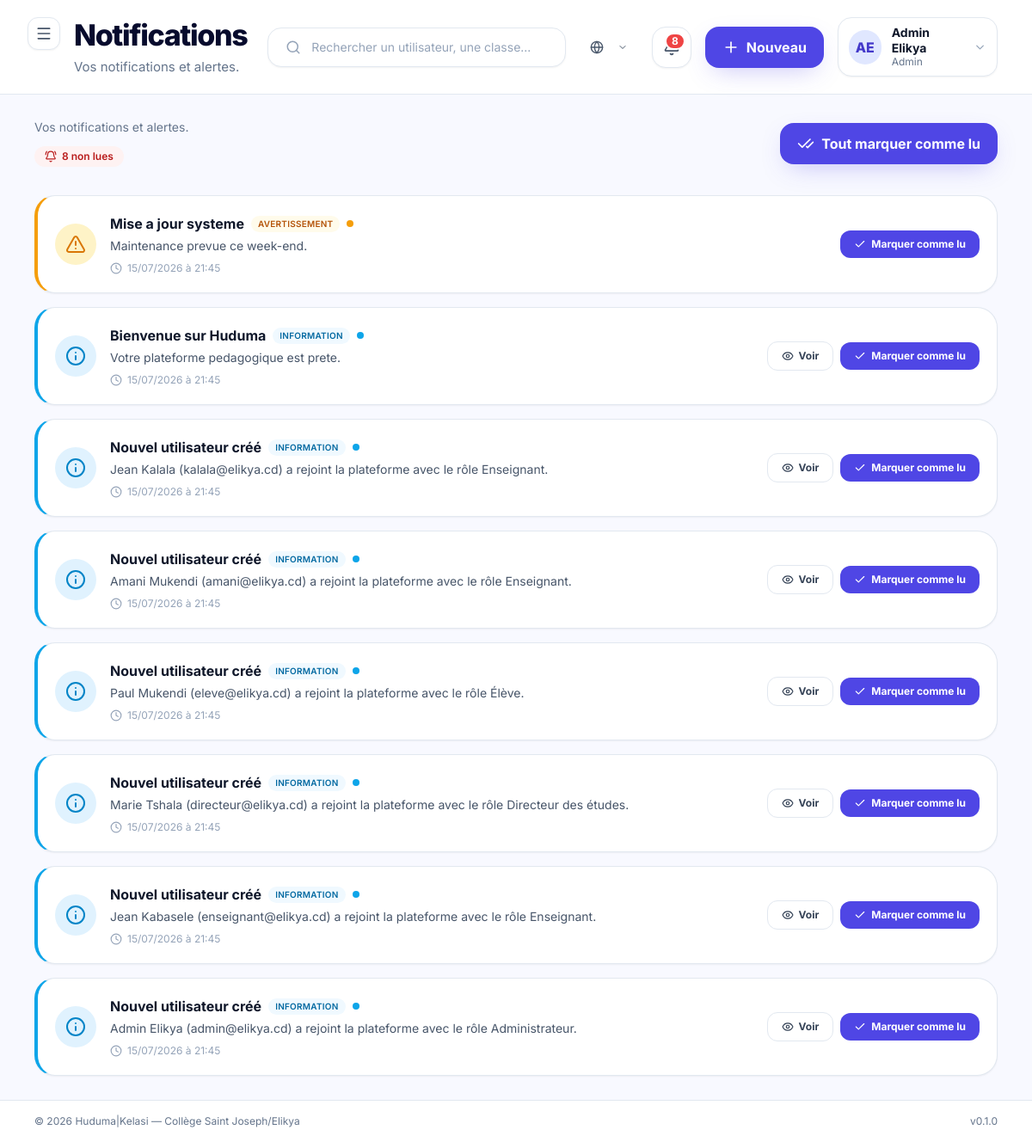
/notifications/ (signed in), run on the app's committed database.
### apps/accounts/models.py (models this page shows, shortened)
class User(AbstractBaseUser, PermissionsMixin, BaseModel):
    email = models.EmailField(
        unique=True,
        verbose_name=_("Email"),
        help_text=_("Adresse email utilisée comme identifiant de connexion."),
    )
    first_name = models.CharField(
        max_length=80,
        verbose_name=_("Prénom"),
    )
    last_name = models.CharField(
        max_length=80,
        verbose_name=_("Nom"),
    )
    role = models.CharField(
        max_length=30,
        choices=UserRole.choices,
        default=UserRole.ELEVE,
        verbose_name=_("Rôle"),
        help_text=_("Rôle de l'utilisateur dans la plateforme."),
    )
    phone = models.CharField(
        max_length=30,
        blank=True,
        default="",
        verbose_name=_("Téléphone"),
    )
    avatar = models.ImageField(
        upload_to="avatars/",
        blank=True,
        null=True,
        verbose_name=_("Avatar"),
    )
    is_active = models.BooleanField(
        default=True,
        verbose_name=_("Actif"),
    )
    is_staff = models.BooleanField(
        default=False,
        verbose_name=_("Accès admin Django"),
    )
    date_joined = models.DateTimeField(
        auto_now_add=True,
        verbose_name=_("Date d'inscription"),
    )
    USERNAME_FIELD = "email"
    REQUIRED_FIELDS = ["first_name", "last_name"]
    objects = UserManager()
    class Meta:
        verbose_name = _("Utilisateur")
        verbose_name_plural = _("Utilisateurs")
        ordering = ["last_name", "first_name"]
        indexes = [
            models.Index(fields=["role"]),
            models.Index(fields=["is_active"]),
        ]
    @property
    def full_name(self) -> str:
        return f"{self.first_name} {self.last_name}".strip()
    @property
    def short_label(self) -> str:
        return ROLE_SHORT_LABELS.get(self.role, self.role)
    @property
    def initials(self) -> str:
        first = (self.first_name or "").strip()
        last = (self.last_name or "").strip()
        if first and last:
            return f"{first[0]}{last[0]}".upper()
        if first:
            return first[0].upper()
        if self.email:
            return self.email[0].upper()
        return "?"

### apps/notifications/models.py (models this page shows, shortened)
class Notification(BaseModel):
    destinataire = models.ForeignKey(
        "accounts.User",
        on_delete=models.CASCADE,
        related_name="notifications",
        verbose_name=_("Destinataire"),
    )
    titre = models.CharField(max_length=200, verbose_name=_("Titre"))
    message = models.TextField(verbose_name=_("Message"))
    niveau = models.CharField(
        max_length=20,
        choices=NotificationLevel.choices,
        default=NotificationLevel.INFO,
        verbose_name=_("Niveau"),
    )
    lu = models.BooleanField(
        default=False,
        verbose_name=_("Lu"),
    )
    url = models.CharField(
        max_length=500,
        blank=True,
        default="",
        verbose_name=_("URL d'action"),
        help_text=_("URL vers laquelle rediriger au clic"),
    )
    class Meta:
        verbose_name = _("Notification")
        verbose_name_plural = _("Notifications")
        ordering = ["-created_at"]
    @property
    def couleur(self):
        return {
            NotificationLevel.INFO: "sky",
            NotificationLevel.SUCCESS: "emerald",
            NotificationLevel.WARNING: "amber",
            NotificationLevel.ERROR: "red",
        }.get(self.niveau, "slate")
    @property
    def icon(self):
        return {
            NotificationLevel.INFO: "info",
            NotificationLevel.SUCCESS: "check-circle",
            NotificationLevel.WARNING: "alert-triangle",
            NotificationLevel.ERROR: "x-circle",
        }.get(self.niveau, "bell")

### apps/notifications/views.py (the view)
# urls.py: path("", NotificationListView.as_view(), name="list"),
class NotificationListView(RoleRequiredMixin, ListView):
    model = Notification
    template_name = "pages/notifications/index.html"
    context_object_name = "notifications"
    allowed_roles = [UserRole.ADMIN, UserRole.ENSEIGNANT, UserRole.DIRECTEUR_ETUDES, UserRole.ELEVE]
    def get_queryset(self):
        return Notification.objects.filter(destinataire=self.request.user).order_by("-created_at")
    def get_context_data(self, **kwargs):
        ctx = super().get_context_data(**kwargs)
        ctx["page_title"] = "Notifications"
        ctx["page_subtitle"] = "Vos notifications et alertes."
        ctx["non_lues"] = Notification.objects.filter(destinataire=self.request.user, lu=False).count()
        return ctx

### apps/core/context_processors.py (called while the page is built)
def _get_unread_count(user):
    try:
        from apps.notifications.models import Notification
        return Notification.objects.filter(destinataire=user, lu=False).count()
    except Exception:
        return 0

### apps/core/managers.py (called while the page is built)
    def get_queryset(self):
        return super().get_queryset().filter(deleted_at__isnull=True)

### apps/core/mixins.py (called while the page is built)
    def dispatch(self, request, *args, **kwargs):
        user = request.user
        if not user.is_authenticated:
            return self.handle_no_permission()
        if self.allowed_roles and user.role not in self.allowed_roles:
            raise PermissionDenied(
                "Votre rôle ne vous permet pas d'accéder à cette page."
            )
        return super().dispatch(request, *args, **kwargs)

### templates/pages/notifications/index.html (shortened to what this page needs)
{% extends "layouts/dashboard.html" %}
{% load huduma_tags %}
{% load static %}
{% block content %}
  <section class="flex flex-col lg:flex-row lg:items-center justify-between gap-4 mb-8">
    <div class="max-w-2xl">
      <p class="text-sm text-slate-500">
        Vos notifications et alertes.
      </p>
      {% if non_lues > 0 %}
        <div class="mt-3">
          <span class="inline-flex items-center gap-1.5 px-3 py-1 rounded-full bg-red-50 text-red-700 font-semibold text-xs">
            <i data-lucide="bell-ring" class="w-3.5 h-3.5"></i>
            {{ non_lues }} non lue{{ non_lues|pluralize:"s" }}
          </span>
        </div>
      {% endif %}
    </div>
    {% if non_lues > 0 %}
      <form method="post" action="{% url 'notifications:mark_all_read' %}"
            hx-post="{% url 'notifications:mark_all_read' %}"
            hx-target="#notif-list"
            hx-swap="innerHTML">
        <button type="submit"
                class="bg-indigo-600 text-white px-5 py-3 rounded-2xl font-bold flex items-center justify-center gap-2 shadow-indigo-glow hover:bg-indigo-700 transition-colors whitespace-nowrap">
          <i data-lucide="check-check" class="w-5 h-5"></i>
          Tout marquer comme lu
        </button>
      </form>
    {% endif %}
  </section>
  <section id="notif-list">
    {% if notifications %}
      <div class="space-y-4">
        {% for notif in notifications %}
          <article
            class="bg-white border border-slate-200 rounded-[24px] shadow-sm overflow-hidden flex flex-col sm:flex-row sm:items-center gap-4 p-5 transition-colors
              {% if not notif.lu %}border-l-4 border-l-{{ notif.couleur }}-500{% else %}bg-slate-50/60{% endif %}"
            id="notif-{{ notif.pk }}">
            <div class="flex-shrink-0">
              <span class="w-12 h-12 rounded-full flex items-center justify-center bg-{{ notif.couleur }}-100 text-{{ notif.couleur }}-600
                {% if notif.lu %}opacity-70{% endif %}">
                <i data-lucide="{{ notif.icon }}" class="w-6 h-6"></i>
              </span>
            </div>
            <div class="flex-1 min-w-0">
              <div class="flex items-center gap-2 flex-wrap">
                <h3 class="font-bold text-slate-900
                  {% if notif.lu %}text-slate-600{% endif %}">
                  {{ notif.titre }}
                </h3>
                <span class="inline-flex items-center gap-1 px-2 py-0.5 rounded-full bg-{{ notif.couleur }}-50 text-{{ notif.couleur }}-700 font-semibold text-[10px] uppercase tracking-wide">
                  {{ notif.get_niveau_display }}
                </span>
                {% if not notif.lu %}
                  <span class="w-2 h-2 rounded-full bg-{{ notif.couleur }}-500" title="Non lue"></span>
                {% endif %}
              </div>
              <p class="mt-1 text-sm text-slate-600
                {% if notif.lu %}text-slate-500{% endif %}">
                {{ notif.message }}
              </p>
              <div class="mt-2 flex items-center gap-1.5 text-xs text-slate-400">
                <i data-lucide="clock" class="w-3.5 h-3.5"></i>
                <span>{{ notif.created_at|date:"d/m/Y à H:i" }}</span>
              </div>
            </div>
            <div class="flex flex-wrap items-center gap-2 sm:justify-end flex-shrink-0">
              {% if notif.url %}
                <a href="{{ notif.url }}"
                   class="inline-flex items-center gap-1.5 bg-white border border-slate-200 text-slate-700 px-4 py-2 rounded-xl font-bold text-xs hover:bg-slate-50 transition-colors">
                  <i data-lucide="eye" class="w-3.5 h-3.5"></i>
                  Voir
                </a>
              {% endif %}
              {% if not notif.lu %}
                <form method="post" action="{% url 'notifications:mark_read' notif.pk %}"
                      hx-post="{% url 'notifications:mark_read' notif.pk %}"
                      hx-target="#notif-{{ notif.pk }}"
                      hx-swap="outerHTML">
                  <button type="submit"
                          class="inline-flex items-center gap-1.5 bg-indigo-600 text-white px-4 py-2 rounded-xl font-bold text-xs hover:bg-indigo-700 transition-colors">
                    <i data-lucide="check" class="w-3.5 h-3.5"></i>
                    Marquer comme lu
                  </button>
                </form>
              {% endif %}
            </div>
          </article>
        {% endfor %}
      </div>
    {% endif %}
  </section>
{% endblock %}

### templates/partials/navbar.html (shortened to what this page needs)
<div class="flex flex-col lg:flex-row lg:items-center justify-between gap-6 w-full">
  <div class="flex items-start gap-4">
    <button
      @click="sidebarOpen = !sidebarOpen"
      class="xl:hidden p-2 -ml-2 rounded-xl bg-white border border-slate-200 text-slate-600 hover:bg-slate-50 shadow-sm"
      aria-label="Basculer la sidebar"
    >
      <i data-lucide="menu" class="w-5 h-5"></i>
    </button>
    <div>
      <h2 class="text-[26px] lg:text-[34px] font-extrabold tracking-[-0.04em] text-kelasi-ink leading-tight">
        {% block navbar_title %}{{ page_title|default:"Tableau de bord" }}{% endblock %}
      </h2>
      {% if page_subtitle %}
        <p class="mt-1 text-slate-500 text-[14px] lg:text-[15px]">{{ page_subtitle }}</p>
      {% endif %}
    </div>
  </div>
  <div class="flex items-center gap-4">
    <div class="hidden md:flex items-center gap-3 w-[300px] lg:w-[360px] bg-white border border-slate-200 rounded-2xl px-5 py-3 shadow-sm">
      <i data-lucide="search" class="w-5 h-5 text-slate-400"></i>
      <input
        type="text"
        placeholder="Rechercher un utilisateur, une classe..."
        class="w-full outline-none text-sm bg-transparent text-slate-700 placeholder:text-slate-400"
      >
    </div>
    {% include "partials/language_switcher.html" %}
    <a
      href="{% url 'notifications:list' %}"
      class="relative w-12 h-12 rounded-2xl bg-white border border-slate-200 flex items-center justify-center shadow-sm hover:bg-slate-50"
      title="Notifications"
    >
      {% if unread_notifications_count > 0 %}
        <span class="absolute top-1.5 right-1.5 min-w-[20px] h-5 px-1.5 bg-red-500 text-white text-xs font-bold rounded-full flex items-center justify-center border-2 border-white">
          {{ unread_notifications_count }}
        </span>
      {% endif %}
    </a>
    {% if current_user_role == 'admin' %}
      <button class="hidden sm:flex bg-indigo-600 text-white px-5 py-3 rounded-2xl font-bold items-center gap-2 shadow-indigo-glow hover:bg-indigo-700 transition-colors">
        <i data-lucide="plus" class="w-5 h-5"></i>
        Nouveau
      </button>
    {% endif %}
    <div class="relative" x-data="{ userMenuOpen: false }">
      <button
        @click="userMenuOpen = !userMenuOpen"
        class="flex items-center gap-3 bg-white border border-slate-200 rounded-2xl px-3 py-2 shadow-sm hover:bg-slate-50"
      >
        <span class="w-10 h-10 rounded-full bg-indigo-100 text-indigo-700 flex items-center justify-center font-extrabold">
          {{ request.user.initials }}
        </span>
        <div class="hidden lg:block text-left">
          <p class="text-sm font-bold text-slate-900 leading-tight">{{ request.user.full_name }}</p>
          <p class="text-xs text-slate-500">{{ request.user.short_label }}</p>
        </div>
        <i data-lucide="chevron-down" class="w-4 h-4 text-slate-400 hidden lg:block"></i>
      </button>
    </div>
  </div>
</div>

### templates/layouts/base.html (style rules this page uses)
body { font-family: 'Inter', system-ui, sans-serif; }

### data on the page
User: user.initials "AE", user.full_name "Admin Elikya", user.short_label "Admin"
Notification: titre "Mise a jour systeme", niveau "AVERTISSEMENT", message "Maintenance prevue ce week-end.", created_at "15/07/2026 à 21:45"
Notification: titre "Bienvenue sur Huduma", niveau "INFORMATION", message "Votre plateforme pedagogique est prete.", created_at "15/07/2026 à 21:45"
Notification: titre "Nouvel utilisateur créé", niveau "INFORMATION", message "Jean Kalala (kalala@elikya.cd) a rejoint la plateforme avec le rôle Enseignant.", created_at "15/07/2026 à 21:45"
Notification: titre "Nouvel utilisateur créé", niveau "INFORMATION", message "Amani Mukendi (amani@elikya.cd) a rejoint la plateforme avec le rôle Enseignant.", created_at "15/07/2026 à 21:45"
Notification: titre "Nouvel utilisateur créé", niveau "INFORMATION", message "Paul Mukendi (eleve@elikya.cd) a rejoint la plateforme avec le rôle Élève.", created_at "15/07/2026 à 21:45"
Notification: titre "Nouvel utilisateur créé", niveau "INFORMATION", message "Marie Tshala (directeur@elikya.cd) a rejoint la plateforme avec le rôle Directeur des études.", created_at "15/07/2026 à 21:45"
Notification: titre "Nouvel utilisateur créé", niveau "INFORMATION", message "Jean Kabasele (enseignant@elikya.cd) a rejoint la plateforme avec le rôle Enseignant.", created_at "15/07/2026 à 21:45"
Notification: titre "Nouvel utilisateur créé", niveau "INFORMATION", message "Admin Elikya (admin@elikya.cd) a rejoint la plateforme avec le rôle Administrateur.", created_at "15/07/2026 à 21:45"

### other printed values
{{ page_title|default:"Tableau de bord" }} "Notifications"
{{ page_subtitle }} "Vos notifications et alertes."
{{ unread_notifications_count }} "8"
{{ non_lues }} "8"
{{ HUDUMA_NAME }} "Huduma"
{{ HUDUMA_VERSION }} "0.1.0"
